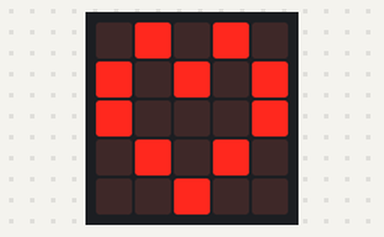
This program was run on a simulated BBC micro:bit (MakeCode). Parts: the board's 5×5 LED display.

Above: at 0.1 s.

The program:

main.ts
```typescript
basic.forever(function () {
    basic.showLeds(`
        . # . # .
        # . # . #
        # . . . #
        . # . # .
        . . # . .
        `)
    basic.pause(100)
    basic.showLeds(`
        . . . . .
        . . . . .
        . . . . .
        . . . . .
        . . . . .
        `)
})
```

test.ts
```typescript
// tests gaan hier; deze zal niet worden gecompileerd wanneer dit pakket wordt gebruikt als extensie.
```
